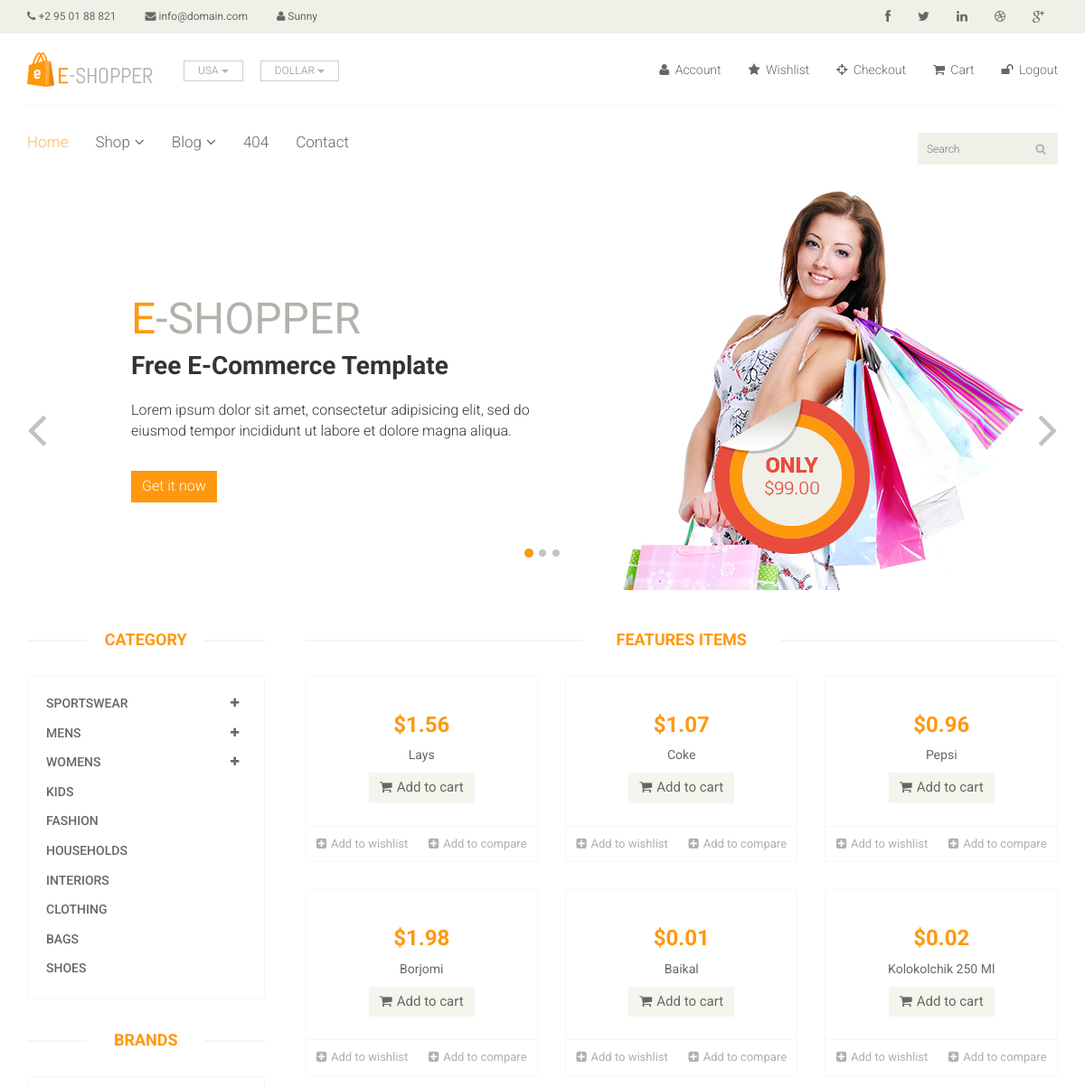
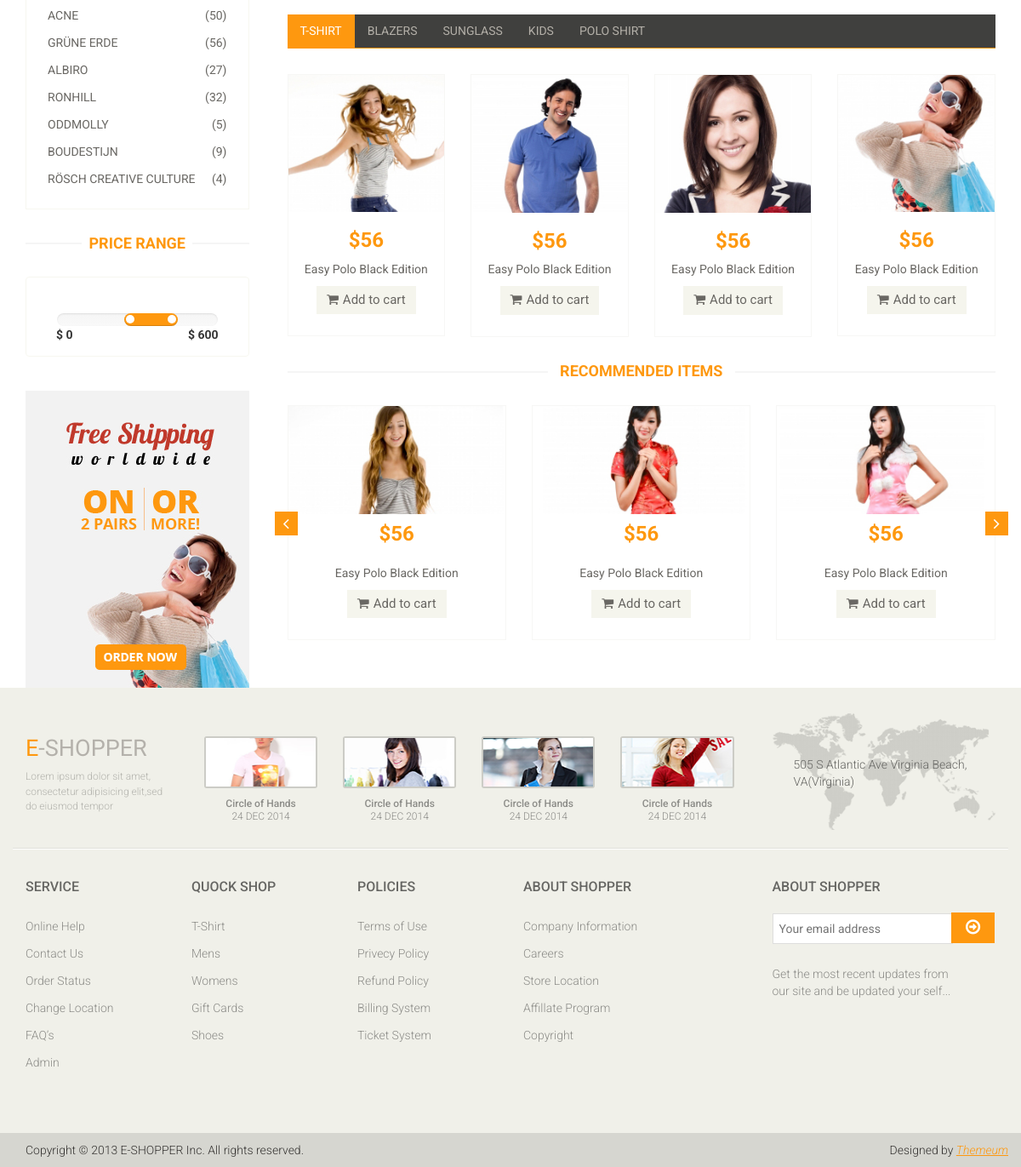
The app's page /home (signed in) with its own data (2 pictures, top to bottom).
### tables this page shows
CREATE TABLE `users` (
  `id` bigint(20) NOT NULL,
  `url_address` varchar(60) NOT NULL,
  `name` varchar(100) NOT NULL,
  `email` varchar(100) NOT NULL,
  `password` varchar(64) NOT NULL,
  `date` datetime NOT NULL,
  `rank` varchar(8) NOT NULL
);

CREATE TABLE `products` (
  `id` int(11) NOT NULL,
  `user_url` varchar(60) NOT NULL,
  `description` varchar(200) NOT NULL,
  `category` int(11) NOT NULL,
  `price` double NOT NULL,
  `quantity` int(11) NOT NULL,
  `image` varchar(500) NOT NULL,
  `image2` varchar(500) DEFAULT NULL,
  `image3` varchar(500) DEFAULT NULL,
  `image4` varchar(500) DEFAULT NULL,
  `date` datetime NOT NULL,
  `slag` varchar(100) NOT NULL
);

### app/views/eshop/index.php (the view, shortened to what the rows shown need)
<?php $this->view("header", $data); ?>
<section id="slider">
	<div class="container">
		<div class="row">
			<div class="col-sm-12">
				<div id="slider-carousel" class="carousel slide" data-ride="carousel">
					<div class="carousel-inner">
						<div class="item active">
							<div class="col-sm-6">
								<h1><span>E</span>-SHOPPER</h1>
								<h2>Free E-Commerce Template</h2>
							</div>
						</div>
					</div>
				</div>
			</div>
		</div>
	</div>
</section>
<section>
	<div class="container">
		<div class="row">
			<div class="col-sm-3">
				<div class="left-sidebar">
					<h2>Category</h2>
					<div class="brands_products">
						<h2>Brands</h2>
					</div>
					<div class="price-range">
						<h2>Price Range</h2>
					</div>
				</div>
			</div>
			<div class="col-sm-9 padding-right">
				<div class="features_items">
					<h2 class="title text-center">Features Items</h2>
					<?php if (is_array($ROWS)) : ?>
						<?php foreach ($ROWS as $row) : ?>
							<div class="col-sm-4">
								<div class="product-image-wrapper">
									<div class="single-products">
										<div class="productinfo text-center">
											<a href="<?= ROOT ?>product_details/<?= $row->id ?>">
												<div style="overflow: hidden;"><img class="product-image" src="<?= ROOT . $row->image ?>" alt="" /></div>
											</a>
											<h2>$<?= $row->price ?></h2>
											<p><?= $row->description ?></p>
											<a href="#" class="btn btn-default add-to-cart"><i class="fa fa-shopping-cart"></i>Add to cart</a>
										</div>
									</div>
									<div class="choose">
										<ul class="nav nav-pills nav-justified">
											<li><a href="#"><i class="fa fa-plus-square"></i>Add to wishlist</a></li>
											<li><a href="#"><i class="fa fa-plus-square"></i>Add to compare</a></li>
										</ul>
									</div>
								</div>
							</div>
						<?php endforeach; ?>
					<?php endif; ?>
				</div>
				<div class="category-tab">
					<div class="tab-content">
						<div class="tab-pane fade active in" id="tshirt">
							<div class="col-sm-3">
								<div class="product-image-wrapper">
									<div class="single-products">
										<div class="productinfo text-center">
											<h2>$56</h2>
										</div>
									</div>
								</div>
							</div>
							<div class="col-sm-3">
								<div class="product-image-wrapper">
									<div class="single-products">
										<div class="productinfo text-center">
											<h2>$56</h2>
										</div>
									</div>
								</div>
							</div>
							<div class="col-sm-3">
								<div class="product-image-wrapper">
									<div class="single-products">
										<div class="productinfo text-center">
											<h2>$56</h2>
										</div>
									</div>
								</div>
							</div>
							<div class="col-sm-3">
								<div class="product-image-wrapper">
									<div class="single-products">
										<div class="productinfo text-center">
											<h2>$56</h2>
										</div>
									</div>
								</div>
							</div>
						</div>
					</div>
				</div>
				<div class="recommended_items">
					<h2 class="title text-center">recommended items</h2>
					<div id="recommended-item-carousel" class="carousel slide" data-ride="carousel">
						<div class="carousel-inner">
							<div class="item active">
								<div class="col-sm-4">
									<div class="product-image-wrapper">
										<div class="single-products">
											<div class="productinfo text-center">
												<h2>$56</h2>
											</div>
										</div>
									</div>
								</div>
								<div class="col-sm-4">
									<div class="product-image-wrapper">
										<div class="single-products">
											<div class="productinfo text-center">
												<h2>$56</h2>
											</div>
										</div>
									</div>
								</div>
								<div class="col-sm-4">
									<div class="product-image-wrapper">
										<div class="single-products">
											<div class="productinfo text-center">
												<h2>$56</h2>
											</div>
										</div>
									</div>
								</div>
							</div>
						</div>
					</div>
				</div>
			</div>
		</div>
	</div>
</section>

### app/views/eshop/header.php (shortened to what the rows shown need)
<!DOCTYPE html>
<html lang="en">
<head>
    <link href="<?= ASSETS . THEME ?>css/bootstrap.min.css" rel="stylesheet">
    <link href="<?= ASSETS . THEME ?>css/font-awesome.min.css" rel="stylesheet">
    <link href="<?= ASSETS . THEME ?>css/prettyPhoto.css" rel="stylesheet">
    <link href="<?= ASSETS . THEME ?>css/price-range.css" rel="stylesheet">
    <link href="<?= ASSETS . THEME ?>css/animate.css" rel="stylesheet">
    <link href="<?= ASSETS . THEME ?>css/main.css" rel="stylesheet">
    <link href="<?= ASSETS . THEME ?>css/responsive.css" rel="stylesheet">
</head>
<body>
    <header id="header">
        <div class="header_top">
            <div class="container">
                <div class="row">
                    <div class="col-sm-6">
                        <div class="contactinfo">
                            <ul class="nav nav-pills">
                                <?php if (isset($data['user_data'])) : ?>
                                    <li><a href="#"><i class="fa fa-user"></i> <?= $data['user_data']->name; ?></a></li>
                                <?php endif; ?>
                            </ul>
                        </div>
                    </div>
                </div>
            </div>
        </div>
    </header>

### records on screen
users: name "Sunny"
products: price "1.56", description "Lays"
products: price "1.07", description "Coke"
products: price "0.96", description "Pepsi"
products: price "1.98", description "Borjomi"
products: price "0.01", description "Baikal"
products: price "0.02", description "Kolokolchik 250 Ml"
